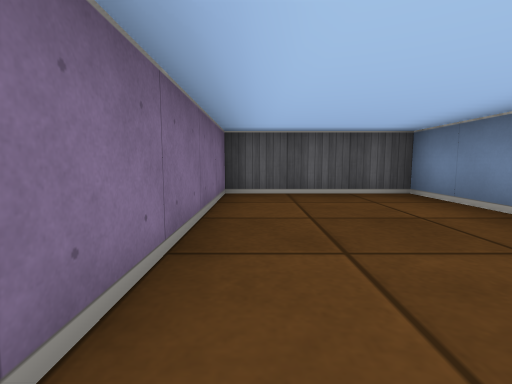
View 1 (above)

13 first-person views from a walk through a cub3D level. The camera is about half as high as the walls, tilts 6° down and sees 85° across. The floor is counted in squares. Each view is taken from the middle of a square. On the plan, view 1 faces up. The plan holds only what a view shows up to about 9 squares ahead; the rest is blank.

View 2
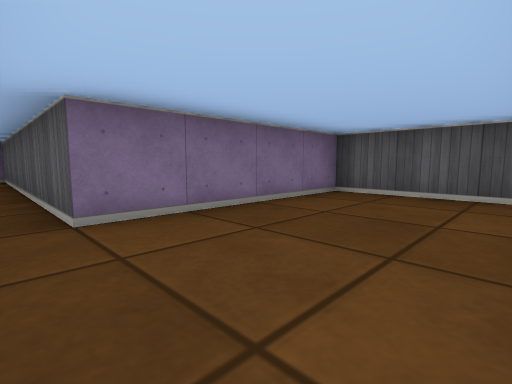

View 3
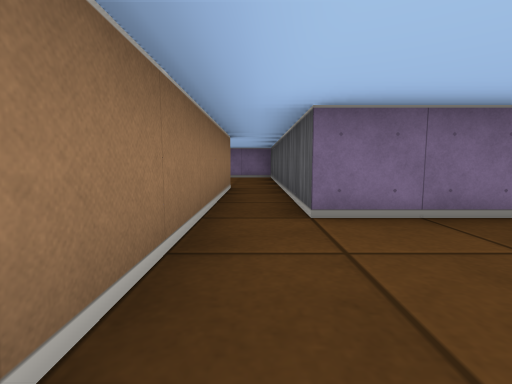

View 4
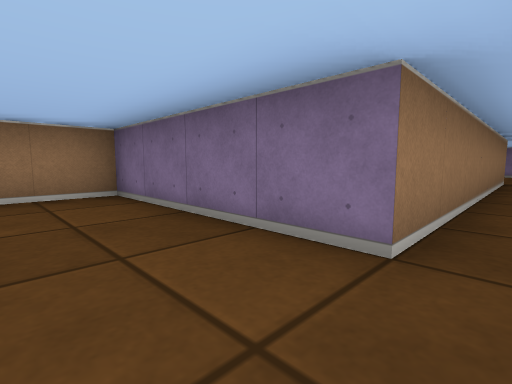

View 5
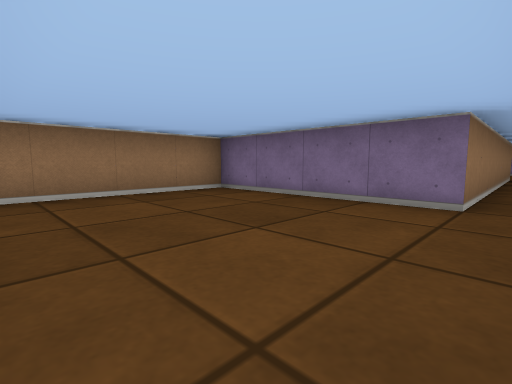

View 6
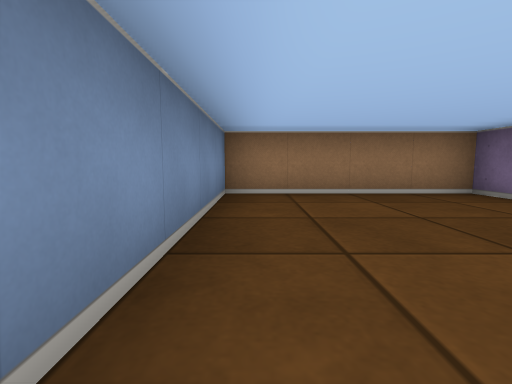

View 7
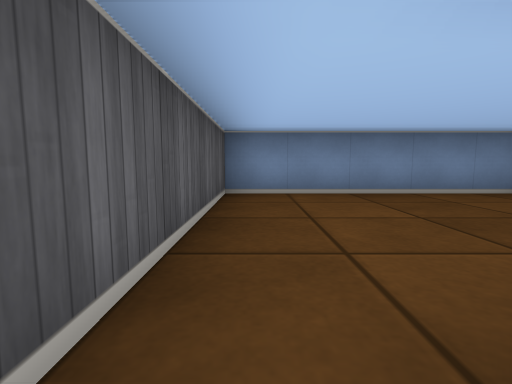

View 8
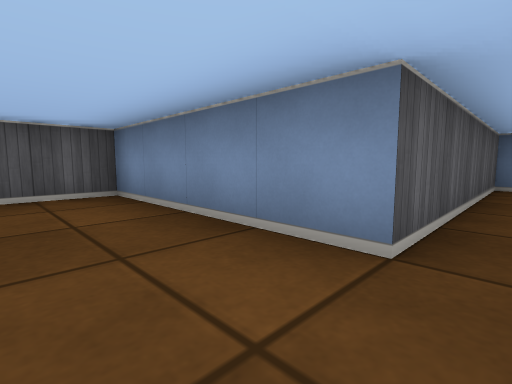

View 9
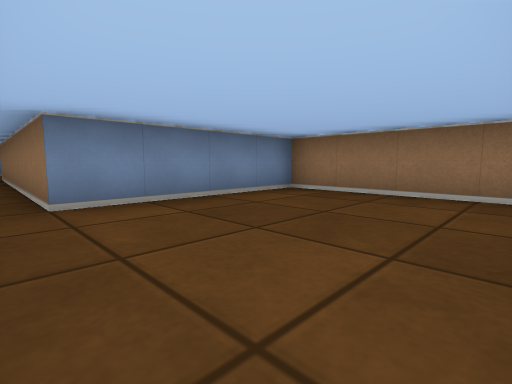

View 10
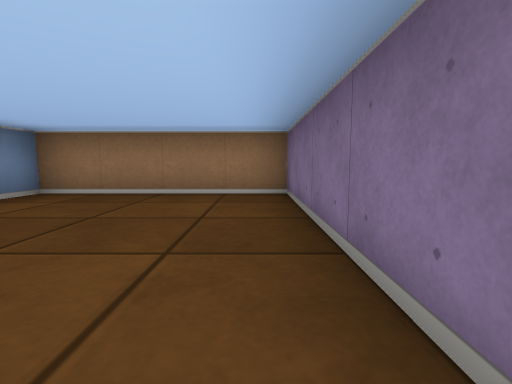

View 11
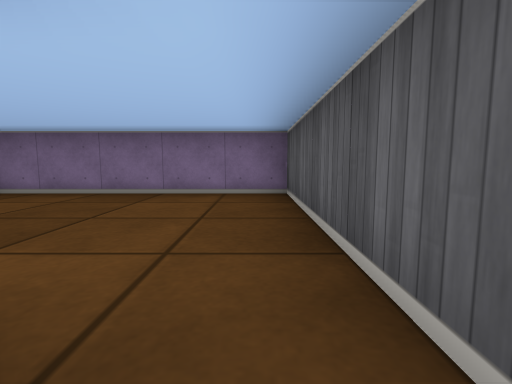

View 12
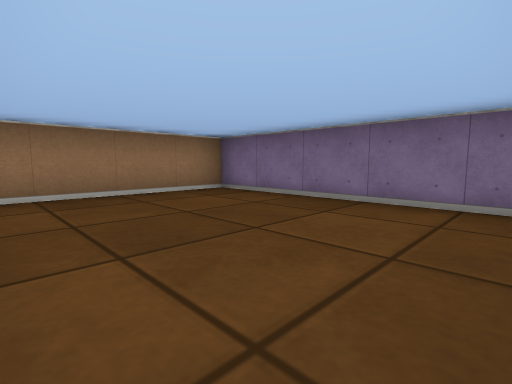

View 13
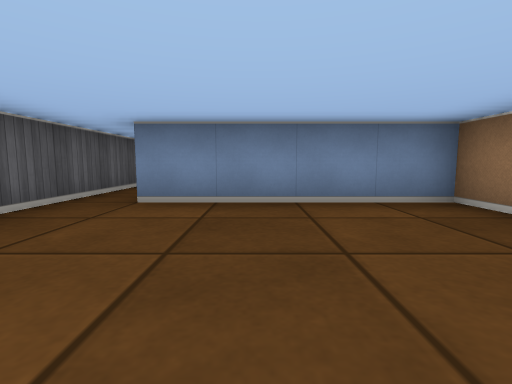

### Floor plan
Ten units are one square. View 1 is at (0, 0); x grows to the right and y downward. Boxes are objects, and circles mark ways between rooms. Rooms are numbered by the first view taken in them; rooms with no view inside come last. Other rooms are left out.
<svg viewBox="-80 -50 160 100">
<path fill="none" stroke="#000" d="M25 -5 25 -45 -5 -45 -5 -5 -35 -5M-35 5 25 5M25 5 35 5 35 45 75 45 75 -5 25 -5M-35 -5 -75 -5 -75 45 -35 45 -35 5"/>
<circle cx="30" cy="0" r="3" fill="#2a7"/>
<circle cx="-40" cy="0" r="3" fill="#2a7"/>
<text x="0" y="-20">1</text>
<text x="50" y="20">2</text>
<text x="-60" y="20">3</text>
</svg>
Room 1 opens to room 2. Room 1 opens to room 3.

Where each view was taken, in squares from view 1:
view 1: 0 up, 0 right, facing up
view 2: 0 up, 2 right, facing up-left
view 3: 0 up, 2 right, facing left
view 4: 0 up, 5 right, facing down-left
view 5: 0 up, 7 right, facing down-left
view 6: 0 up, 7 right, facing down
view 7: 0 up, 3 right, facing right
view 8: 0 up, 1 right, facing up-right
view 9: 0 up, 7 left, facing down-right
view 10: 0 up, 7 left, facing down
view 11: 0 up, 3 left, facing left
view 12: 0 up, 4 left, facing down-left
view 13: 2 down, 7 left, facing right
